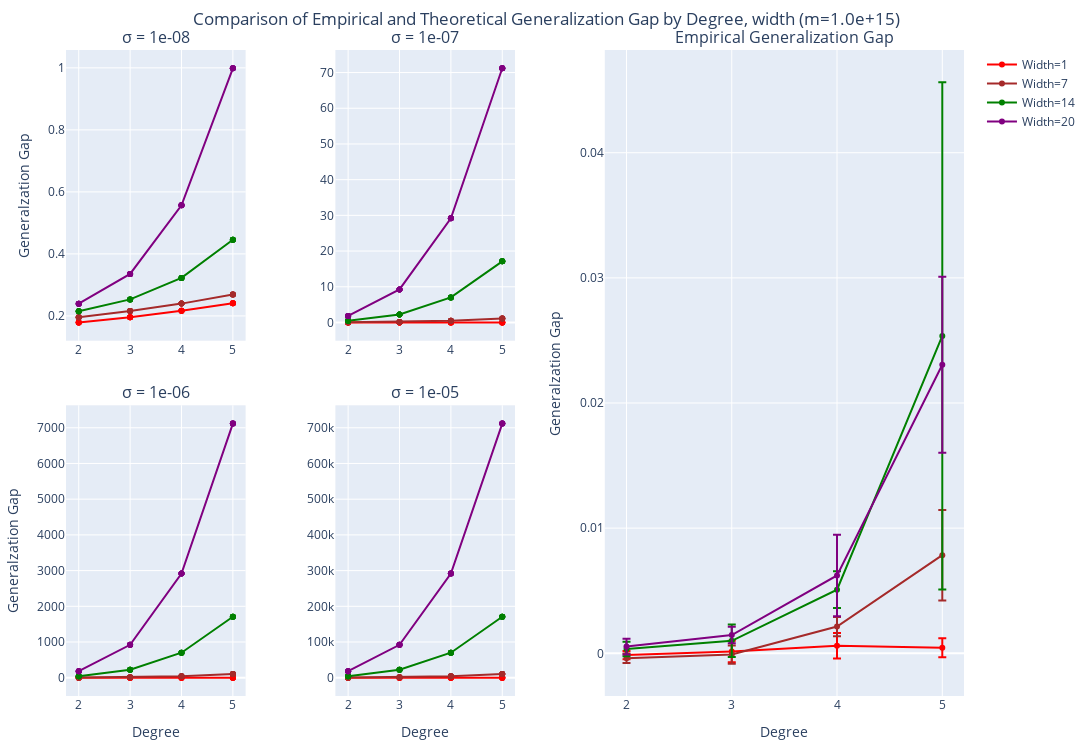

Notebook cell for this chart:
### Code cell
import plotly.express as px
import plotly.graph_objects as go
from plotly.subplots import make_subplots

sigmas = [ 1e-8, 1e-7, 1e-6,  1e-5]
pos = [(1, 1), (1, 2), (2, 1), (2, 2)]
fig = make_subplots(
    rows=2, cols=3,
    specs=[
        [{"type": "xy"}, {"type": "xy"}, {"rowspan": 2, "colspan": 1}],  # First row
        [{"type": "xy"}, {"type": "xy"}, None]                           # Second row
    ],
    column_widths=[0.25, 0.25, 0.5],  # Left half = 0.25+0.25, Right = 0.5
    row_heights=[0.5, 0.5],
    horizontal_spacing=0.10,
    vertical_spacing=0.10,
    subplot_titles=(f"σ = {sigmas[0]}", f"σ = {sigmas[1]}", "Empirical Generalization Gap", f"σ = {sigmas[2]}", f"σ = {sigmas[3]}")
)

# Get unique widths
unique_widths = filtered_data["width"].unique()
colors = ["red", "brown", "green", "purple"]

T = 20
delta = 0.2
Sigma = 0.01
d = min(T,8*np.log(T)/(eps**2))
# eps = 0.01
# d = 8*math.log(T)/eps**2

# T, D_f, m, omega 

for i, sigma in enumerate(sigmas): 
    # Plot theo_gen_gap for each width
    filtered_data["theo_gen_gap"] = filtered_data.apply(
    lambda row: theoretical_gen_gap(
        sigma=sigma,
        omega=row["width"],
        D_f=row["deg"],
        T=T,
        Sigma=Sigma,
        m=max_m,
        delta=delta,
        d=d
    ),
    axis=1)
    for k, width in enumerate(unique_widths):
        subset = filtered_data[filtered_data["width"] == width]
        fig.add_trace(
            go.Scatter(x=subset["deg"], y=subset["theo_gen_gap"], mode='lines+markers', line=dict(color=colors[k]), showlegend=False),
            row=pos[i][0], col=pos[i][1]
        )

# Plot actual_gen_gap for each width, averaging over func
for k, width in enumerate(unique_widths):
    subset = filtered_data[filtered_data["width"] == width]
    avg_actual_gen_gap_mean = subset.groupby("deg")["actual_gen_gap"].mean()
    avg_actual_gen_gap_std = subset.groupby("deg")["actual_gen_gap"].std()

    fig.add_trace(
        go.Scatter(x=avg_actual_gen_gap.index, y=avg_actual_gen_gap_mean.values, error_y=dict(
            array = avg_actual_gen_gap_std.values,),
            mode='lines+markers', line=dict(color=colors[k]), name=f"Width={width}"),
        row=1, col=3
    )

fig.update_layout(
    title={
            'text' : f'Comparison of Empirical and Theoretical Generalization Gap by Degree, width (m={"{:.1e}".format(max_m)})',
            'x':0.5,
            'xanchor': 'center'
        },
    height=750,
    width=1200,
    margin=dict(t=50, b=50, l=50, r=50)
)
fig.update_xaxes(title_text="Degree", row=1, col=3)
fig.update_xaxes(title_text="Degree", row=2, col=1)
fig.update_xaxes(title_text="Degree", row=2, col=2)
fig.update_yaxes(title_text="Generalzation Gap", row=1, col=1)
fig.update_yaxes(title_text="Generalzation Gap", row=1, col=3)
fig.update_yaxes(title_text="Generalzation Gap", row=2, col=1)
fig.show()
fig.write_image("plots/unpretrubed vary over sigma.png", width=1200, height=750)

### Figure 1 — Plotly figure (JSON) as saved in the notebook; plotly's stock layout.template omitted (floating-point values rounded to 4 significant figures)
{"data": [{"line": {"color": "red"}, "mode": "lines+markers", "showlegend": false, "type": "scatter", "x": [2, 2, 2, 2, 2, 3, 3, 3, 3, 3, 4, 4, 4, 4, 4, 5, 5, 5, 5, 5], "xaxis": "x", "y": [0.179, 0.179, 0.179, 0.179, 0.179, 0.1953, 0.1953, 0.1953, 0.1953, 0.1953, 0.2166, 0.2166, 0.2166, 0.2166, 0.2166, 0.2409, 0.2409, 0.2409, 0.2409, 0.2409], "yaxis": "y"}, {"line": {"color": "brown"}, "mode": "lines+markers", "showlegend": false, "type": "scatter", "x": [2, 2, 2, 2, 2, 3, 3, 3, 3, 3, 4, 4, 4, 4, 4, 5, 5, 5, 5, 5], "xaxis": "x", "y": [0.1957, 0.1957, 0.1957, 0.1957, 0.1957, 0.2155, 0.2155, 0.2155, 0.2155, 0.2155, 0.2396, 0.2396, 0.2396, 0.2396, 0.2396, 0.2689, 0.2689, 0.2689, 0.2689, 0.2689], "yaxis": "y"}, {"line": {"color": "green"}, "mode": "lines+markers", "showlegend": false, "type": "scatter", "x": [2, 2, 2, 2, 2, 3, 3, 3, 3, 3, 4, 4, 4, 4, 4, 5, 5, 5, 5, 5], "xaxis": "x", "y": [0.2148, 0.2148, 0.2148, 0.2148, 0.2148, 0.2533, 0.2533, 0.2533, 0.2533, 0.2533, 0.3226, 0.3226, 0.3226, 0.3226, 0.3226, 0.4456, 0.4456, 0.4456, 0.4456, 0.4456], "yaxis": "y"}, {"line": {"color": "purple"}, "mode": "lines+markers", "showlegend": false, "type": "scatter", "x": [2, 2, 2, 2, 2, 3, 3, 3, 3, 3, 4, 4, 4, 4, 4, 5, 5, 5, 5, 5], "xaxis": "x", "y": [0.2393, 0.2393, 0.2393, 0.2393, 0.2393, 0.3355, 0.3355, 0.3355, 0.3355, 0.3355, 0.5565, 0.5565, 0.5565, 0.5565, 0.5565, 0.9986, 0.9986, 0.9986, 0.9986, 0.9986], "yaxis": "y"}, {"line": {"color": "red"}, "mode": "lines+markers", "showlegend": false, "type": "scatter", "x": [2, 2, 2, 2, 2, 3, 3, 3, 3, 3, 4, 4, 4, 4, 4, 5, 5, 5, 5, 5], "xaxis": "x2", "y": [0.01791, 0.01791, 0.01791, 0.01791, 0.01791, 0.01959, 0.01959, 0.01959, 0.01959, 0.01959, 0.02185, 0.02185, 0.02185, 0.02185, 0.02185, 0.02453, 0.02453, 0.02453, 0.02453, 0.02453], "yaxis": "y2"}, {"line": {"color": "brown"}, "mode": "lines+markers", "showlegend": false, "type": "scatter", "x": [2, 2, 2, 2, 2, 3, 3, 3, 3, 3, 4, 4, 4, 4, 4, 5, 5, 5, 5, 5], "xaxis": "x2", "y": [0.04688, 0.04688, 0.04688, 0.04688, 0.04688, 0.1598, 0.1598, 0.1598, 0.1598, 0.1598, 0.461, 0.461, 0.461, 0.461, 0.461, 1.094, 1.094, 1.094, 1.094, 1.094], "yaxis": "y2"}, {"line": {"color": "green"}, "mode": "lines+markers", "showlegend": false, "type": "scatter", "x": [2, 2, 2, 2, 2, 3, 3, 3, 3, 3, 4, 4, 4, 4, 4, 5, 5, 5, 5, 5], "xaxis": "x2", "y": [0.4585, 0.4585, 0.4585, 0.4585, 0.4585, 2.238, 2.238, 2.238, 2.238, 2.238, 7.024, 7.024, 7.024, 7.024, 7.024, 17.12, 17.12, 17.12, 17.12, 17.12], "yaxis": "y2"}, {"line": {"color": "purple"}, "mode": "lines+markers", "showlegend": false, "type": "scatter", "x": [2, 2, 2, 2, 2, 3, 3, 3, 3, 3, 4, 4, 4, 4, 4, 5, 5, 5, 5, 5], "xaxis": "x2", "y": [1.844, 1.844, 1.844, 1.844, 1.844, 9.248, 9.248, 9.248, 9.248, 9.248, 29.18, 29.18, 29.18, 29.18, 29.18, 71.2, 71.2, 71.2, 71.2, 71.2], "yaxis": "y2"}, {"line": {"color": "red"}, "mode": "lines+markers", "showlegend": false, "type": "scatter", "x": [2, 2, 2, 2, 2, 3, 3, 3, 3, 3, 4, 4, 4, 4, 4, 5, 5, 5, 5, 5], "xaxis": "x4", "y": [0.002932, 0.002932, 0.002932, 0.002932, 0.002932, 0.007732, 0.007732, 0.007732, 0.007732, 0.007732, 0.02042, 0.02042, 0.02042, 0.02042, 0.02042, 0.04697, 0.04697, 0.04697, 0.04697, 0.04697], "yaxis": "y4"}, {"line": {"color": "brown"}, "mode": "lines+markers", "showlegend": false, "type": "scatter", "x": [2, 2, 2, 2, 2, 3, 3, 3, 3, 3, 4, 4, 4, 4, 4, 5, 5, 5, 5, 5], "xaxis": "x4", "y": [2.736, 2.736, 2.736, 2.736, 2.736, 13.84, 13.84, 13.84, 13.84, 13.84, 43.75, 43.75, 43.75, 43.75, 43.75, 106.8, 106.8, 106.8, 106.8, 106.8], "yaxis": "y4"}, {"line": {"color": "green"}, "mode": "lines+markers", "showlegend": false, "type": "scatter", "x": [2, 2, 2, 2, 2, 3, 3, 3, 3, 3, 4, 4, 4, 4, 4, 5, 5, 5, 5, 5], "xaxis": "x4", "y": [43.75, 43.75, 43.75, 43.75, 43.75, 221.5, 221.5, 221.5, 221.5, 221.5, 699.9, 699.9, 699.9, 699.9, 699.9, 1709.0, 1709.0, 1709.0, 1709.0, 1709.0], "yaxis": "y4"}, {"line": {"color": "purple"}, "mode": "lines+markers", "showlegend": false, "type": "scatter", "x": [2, 2, 2, 2, 2, 3, 3, 3, 3, 3, 4, 4, 4, 4, 4, 5, 5, 5, 5, 5], "xaxis": "x4", "y": [182.2, 182.2, 182.2, 182.2, 182.2, 922.3, 922.3, 922.3, 922.3, 922.3, 2915.0, 2915.0, 2915.0, 2915.0, 2915.0, 7117.0, 7117.0, 7117.0, 7117.0, 7117.0], "yaxis": "y4"}, {"line": {"color": "red"}, "mode": "lines+markers", "showlegend": false, "type": "scatter", "x": [2, 2, 2, 2, 2, 3, 3, 3, 3, 3, 4, 4, 4, 4, 4, 5, 5, 5, 5, 5], "xaxis": "x5", "y": [0.1144, 0.1144, 0.1144, 0.1144, 0.1144, 0.5782, 0.5782, 0.5782, 0.5782, 0.5782, 1.826, 1.826, 1.826, 1.826, 1.826, 4.457, 4.457, 4.457, 4.457, 4.457], "yaxis": "y5"}, {"line": {"color": "brown"}, "mode": "lines+markers", "showlegend": false, "type": "scatter", "x": [2, 2, 2, 2, 2, 3, 3, 3, 3, 3, 4, 4, 4, 4, 4, 5, 5, 5, 5, 5], "xaxis": "x5", "y": [273.5, 273.5, 273.5, 273.5, 273.5, 1384.0, 1384.0, 1384.0, 1384.0, 1384.0, 4375.0, 4375.0, 4375.0, 4375.0, 4375.0, 10680.0, 10680.0, 10680.0, 10680.0, 10680.0], "yaxis": "y5"}, {"line": {"color": "green"}, "mode": "lines+markers", "showlegend": false, "type": "scatter", "x": [2, 2, 2, 2, 2, 3, 3, 3, 3, 3, 4, 4, 4, 4, 4, 5, 5, 5, 5, 5], "xaxis": "x5", "y": [4375.0, 4375.0, 4375.0, 4375.0, 4375.0, 22150.0, 22150.0, 22150.0, 22150.0, 22150.0, 70000.0, 70000.0, 70000.0, 70000.0, 70000.0, 170900.0, 170900.0, 170900.0, 170900.0, 170900.0], "yaxis": "y5"}, {"line": {"color": "purple"}, "mode": "lines+markers", "showlegend": false, "type": "scatter", "x": [2, 2, 2, 2, 2, 3, 3, 3, 3, 3, 4, 4, 4, 4, 4, 5, 5, 5, 5, 5], "xaxis": "x5", "y": [18220.0, 18220.0, 18220.0, 18220.0, 18220.0, 92240.0, 92240.0, 92240.0, 92240.0, 92240.0, 291500.0, 291500.0, 291500.0, 291500.0, 291500.0, 711700.0, 711700.0, 711700.0, 711700.0, 711700.0], "yaxis": "y5"}, {"error_y": {"array": [0.0003286, 0.0008649, 0.001025, 0.0007537]}, "line": {"color": "red"}, "mode": "lines+markers", "name": "Width=1", "type": "scatter", "x": [2, 3, 4, 5], "xaxis": "x3", "y": [-0.00014, 0.00014, 0.0006, 0.00044], "yaxis": "y3"}, {"error_y": {"array": [0.0003808, 0.0007314, 0.0007701, 0.003616]}, "line": {"color": "brown"}, "mode": "lines+markers", "name": "Width=7", "type": "scatter", "x": [2, 3, 4, 5], "xaxis": "x3", "y": [-0.0004, -0.0001, 0.00214, 0.00784], "yaxis": "y3"}, {"error_y": {"array": [0.0005727, 0.0013, 0.001469, 0.02027]}, "line": {"color": "green"}, "mode": "lines+markers", "name": "Width=14", "type": "scatter", "x": [2, 3, 4, 5], "xaxis": "x3", "y": [0.00034, 0.001, 0.00508, 0.02536], "yaxis": "y3"}, {"error_y": {"array": [0.0006309, 0.0006656, 0.003261, 0.007027]}, "line": {"color": "purple"}, "mode": "lines+markers", "name": "Width=20", "type": "scatter", "x": [2, 3, 4, 5], "xaxis": "x3", "y": [0.00054, 0.00146, 0.00622, 0.02306], "yaxis": "y3"}], "layout": {"annotations": [{"font": {"size": 16}, "showarrow": false, "text": "σ = 1e-08", "x": 0.1, "xanchor": "center", "xref": "paper", "y": 1, "yanchor": "bottom", "yref": "paper"}, {"font": {"size": 16}, "showarrow": false, "text": "σ = 1e-07", "x": 0.4, "xanchor": "center", "xref": "paper", "y": 1, "yanchor": "bottom", "yref": "paper"}, {"font": {"size": 16}, "showarrow": false, "text": "Empirical Generalization Gap", "x": 0.8, "xanchor": "center", "xref": "paper", "y": 1, "yanchor": "bottom", "yref": "paper"}, {"font": {"size": 16}, "showarrow": false, "text": "σ = 1e-06", "x": 0.1, "xanchor": "center", "xref": "paper", "y": 0.45, "yanchor": "bottom", "yref": "paper"}, {"font": {"size": 16}, "showarrow": false, "text": "σ = 1e-05", "x": 0.4, "xanchor": "center", "xref": "paper", "y": 0.45, "yanchor": "bottom", "yref": "paper"}], "height": 750, "margin": {"b": 50, "l": 50, "r": 50, "t": 50}, "title": {"text": "Comparison of Empirical and Theoretical Generalization Gap by Degree, width (m=1.0e+15)", "x": 0.5, "xanchor": "center"}, "width": 1200, "xaxis": {"anchor": "y", "domain": [0, 0.2]}, "xaxis2": {"anchor": "y2", "domain": [0.3, 0.5]}, "xaxis3": {"anchor": "y3", "domain": [0.6, 1], "title": {"text": "Degree"}}, "xaxis4": {"anchor": "y4", "domain": [0, 0.2], "title": {"text": "Degree"}}, "xaxis5": {"anchor": "y5", "domain": [0.3, 0.5], "title": {"text": "Degree"}}, "yaxis": {"anchor": "x", "domain": [0.55, 1], "title": {"text": "Generalzation Gap"}}, "yaxis2": {"anchor": "x2", "domain": [0.55, 1]}, "yaxis3": {"anchor": "x3", "domain": [0, 1], "title": {"text": "Generalzation Gap"}}, "yaxis4": {"anchor": "x4", "domain": [0, 0.45], "title": {"text": "Generalzation Gap"}}, "yaxis5": {"anchor": "x5", "domain": [0, 0.45]}}}
